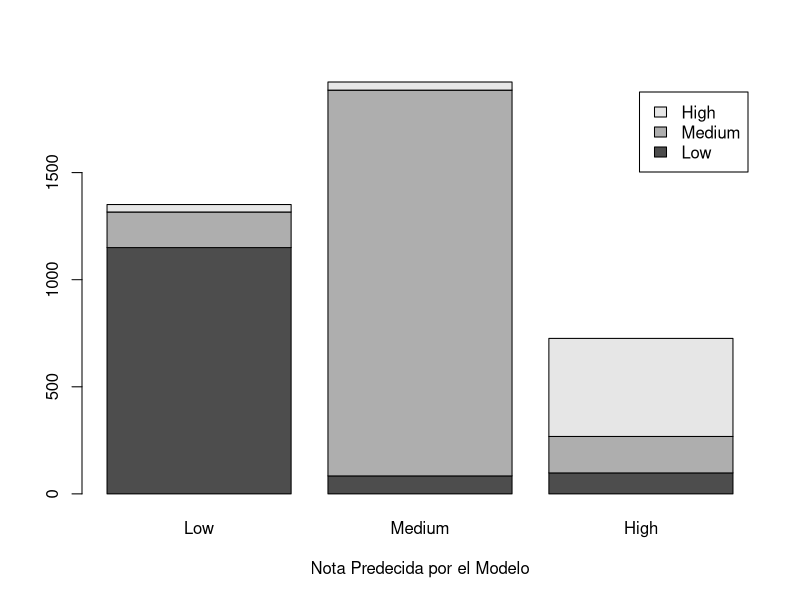
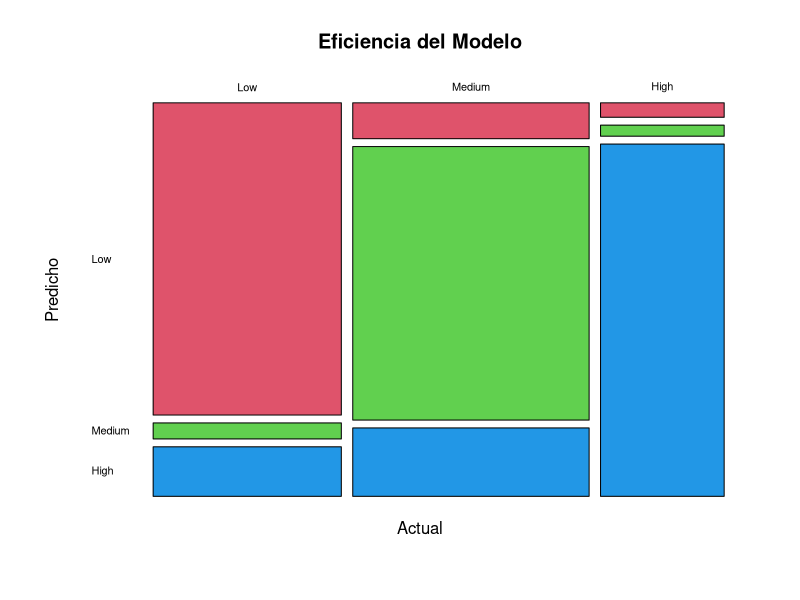

Here is the R script that generated these plots, in order: (Note: this script raises an error after producing the figures.)
## ---- chunk 1
knitr::opts_chunk$set(echo = TRUE)
## ---- chunk 2
"La base de datos se basa en notas de 4000 estudiantes, donde las dos ultimas columnas arrogan: 1. La nota real | 2. El valor predicho (todas dos tiene aspectos cualitativos = \"Low\", \"Medium\", \"High\")"
## ---- chunk 3
# Cargamos la base de datos:
cp <- read.csv(file = "college-perf.csv")

# La variable Perf = Nota real
# la variable Pred = NOTA REDICHA

# Ahora transformaremos las dos columnas en datos que tengan sentido, ya que necistamos decirle a R que:

# LOW < MEDIUM < HIGH

# le diremos a R que quiero estos tres factores o niveles (ya que automaticamente R agrega los string que tienen muchas repeticiones como factores)

cp$Perf <- ordered(cp$Perf, levels = c("Low", "Medium", "High"))

# Hicimos un Ranking de las notas

cp$Pred <- ordered(cp$Pred, levels = c("Low", "Medium", "High"))

# SI vemos las columnas veremos que nos arrogara la clase ordered factor:
str(cp$Pred, cp$Perf)


# Ahora genereamos una tabla de doble entrada para lo predicho y lo arrogado:
#Daremos tambien una denominación, (nombres a la columna y fila)

tabla <- table(cp$Perf, cp$Pred, dnn = c("Actual", "Predicho"))

write.table(tabla, file = "TablaFreqAbs.txt")
print(tabla)

"De esto podemos decir, que para las personas que sacaron nota baja, el modelo predijo = que 182 personas (el modelo se equivoco en 182 casos de 1332) no lo harian (suma de la premra fila medium y high)"

# Tenemos que para un caso en concreto si un modelo se equivoca pocas veces de muchas eces realizado, diremos que este modelo esta bien. depende tambien del numero de datos

# En vez de las frecuencias absolutas, podemos mostrar las proporciones o porcentajes:

prop_tabla <- prop.table(tabla)

write.table(prop_tabla, file = "TablaProp.txt")
# 100% = 1.0
print(prop_tabla)


# Esta tabla (a continuación) esta organiza por filas, es decir si sumamos en horizontal hallaremos la cantida de estuddiantes que sacaron Baja, media o alta nota.

# Ahora vamos a redondedar la cuestión anterior para que prop.table no sace muchos decimales sino dos, además lo convertiremos a porcentaje:

porcentaje_tabla1 <- round(prop.table(tabla, 1)*100, digits = 2)

write.table(porcentaje_tabla1, file = "TablaPoncertaje1.txt")

print(porcentaje_tabla1)

# Pero notamos algo, por filas ponemos en entredicho el modelo, entoncces lo haremos por columnas

porcentaje_tabla2 <- round(prop.table(tabla, 2)*100, digits = 2)

write.table(porcentaje_tabla2, file = "TablaPoncertaje2.txt")

# Ahora lo que hacemos es poner en entredicho al estudiante

"Entonce spodemos decir, si el modelo ha dicho [Low], yo puedo garantizar que el 85% de los estudiantes tendran nota baja"

# Normalizamos por columnas en otras maneras

print(porcentaje_tabla2)


# Todas las tablas dadas anteriormente son tablas de confusión
## ---- chunk 4
# Graficamos y exportamos el barplot para representar los datos
png(filename = "barplot.png")

barplot(tabla, legend.text = T,
        xlab = "Nota Predecida por el Modelo")

dev.off()

# Podmeos ver que la escala de grises no es la más adecuada, no vemos con una mayor clariadad los rectangulos de menor proporción haciendonos creer que hay menos datos, en fin podemos ver como esto deriva a dar una mala estadistica.

# Por eso graficaremso un digrama de mosaico con la función: mosaicplot()
# Pero ahora lo graficaremos con los valores de porcentajes

#Ponemos titulos, color y cambiamos la orientación de los ejes:

png(filename = "Mosaico.png")

mosaicplot(porcentaje_tabla2, main = "Eficiencia del Modelo",
           color = 2:7, las = 1)

# Con esto podemos ver de una manera más visual los resultados, dandonos mejkres estadisticas
dev.off()
## ---- chunk 5
library(knitr)
purl("Dia_80_4junio.Rmd", "main.r")
